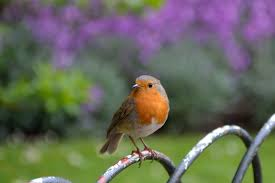
#> input picture practice/img7.jpg, 275 x 183 px
$ python twelth.py
#> lines starting #> are read from the running program, lines starting #| are printed output that depends on the picture
import cv2
import numpy as np
import matplotlib.pyplot as plt

img = cv2.imread('img7.jpg')
#> img is the input picture: shape (183, 275, 3); mean B, G, R 90.5, 104.5, 102.6
mask = np.zeros(img.shape[:2],np.uint8)

bgdModel = np.zeros((1,65),np.float64)
fgdModel = np.zeros((1,65),np.float64)

rect = (0,0,175,250)
cv2.grabCut(img,mask,rect,bgdModel,fgdModel,5,cv2.GC_INIT_WITH_RECT)
mask2= np.where((mask==2)|(mask==0),0,1).astype('uint8')
img=img*mask2[:,:,np.newaxis]
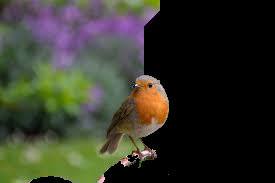
#> img: shape (183, 275, 3); mean B, G, R 42.3, 54.1, 52.6
plt.imshow(img)
plt.colorbar()
plt.show()
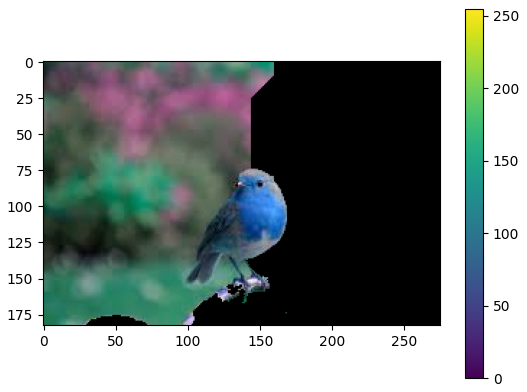
#> figure drawn by matplotlib, 2 panels; B, G, R data is drawn as R, G, B

$ run again, with practice/img2.jpg copied over practice/img7.jpg
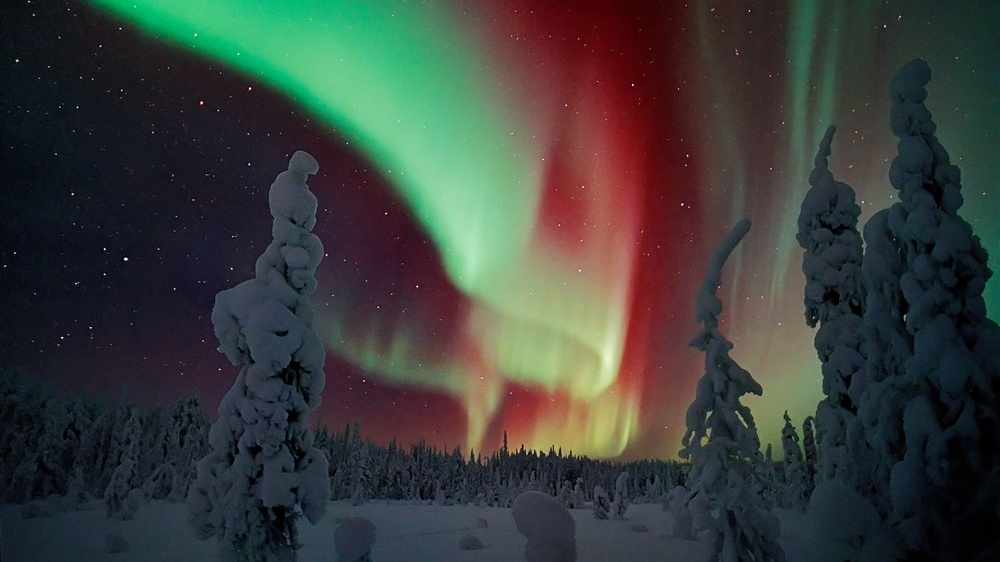
#> input picture practice/img2.jpg, 1000 x 562 px, shrunk from 1920 x 1080 before the run
#> img is the input picture: shape (562, 1000, 3); mean B, G, R 58.9, 62.6, 58.5
#> `img=img*mask2[:,:,np.newaxis]`:
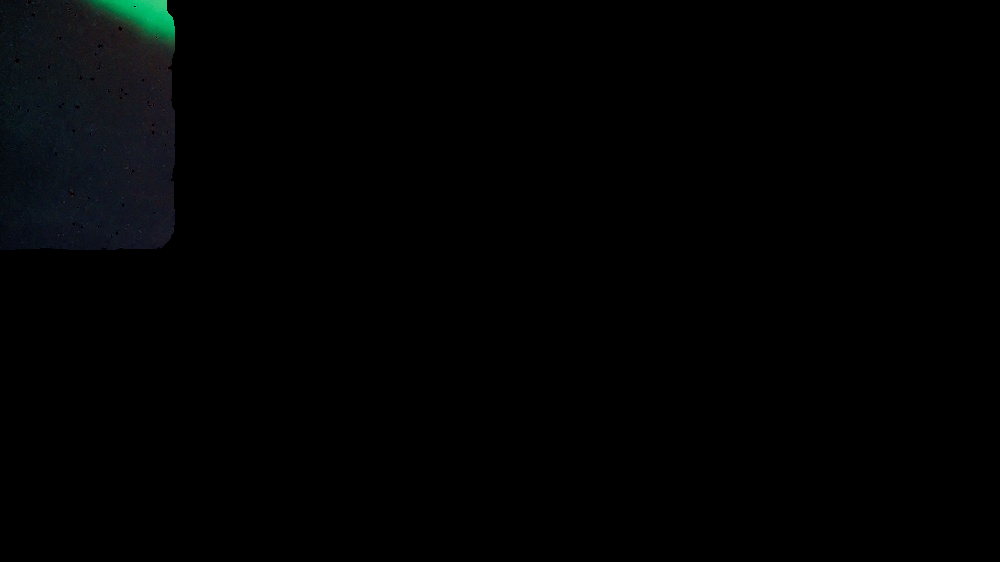
#> img: shape (562, 1000, 3); mean B, G, R 2.4, 2.1, 1.4
#> `plt.show()`:
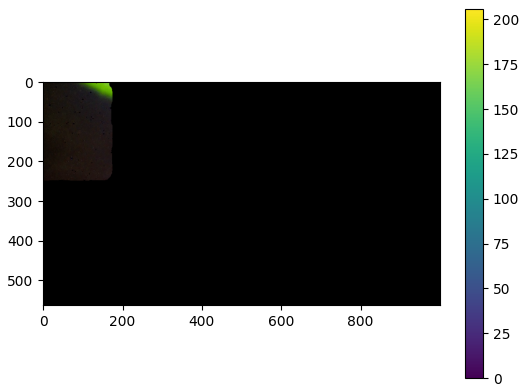
#> figure drawn by matplotlib, 2 panels; B, G, R data is drawn as R, G, B
